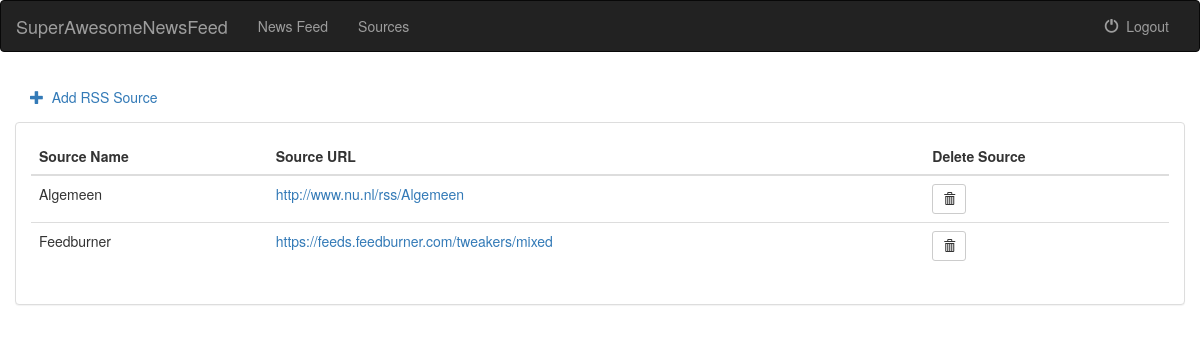
The app's page /newsfeed/sources/ (signed in) with its own data.
### newsfeed/models.py (models this page shows, shortened)
class SourceRSS(models.Model):
    user = models.ForeignKey(User, on_delete=models.CASCADE)
    source_name = models.CharField(max_length=100)
    source_url = models.URLField()
    last_modified_tag = models.CharField(max_length=50, null=True, default=None)
    last_modified_value = models.TextField(null=True, default=None)

### newsfeed/views.py (the view)
# urls.py: path('sources/', views.list_sources, name='list_sources'),
@login_required(login_url='/login/')
def list_sources(request):
    sources = SourceRSS.objects.all()
    context = {
        'sources_list': sources
    }
    return render(request, 'newsfeed/sources.html', context)

### newsfeed/templates/newsfeed/sources.html (shortened to what this page needs)
{% extends 'newsfeed/base.html' %}
{% block body %}
<div class="collapse navbar-collapse" id="sourcesNavBar">
    <ul class="nav navbar-nav navbar-left">
        <li>
            <a href="{% url 'newsfeed:add_source' %}">
                <span class="glyphicon glyphicon-plus" aria-hidden="true"></span>&nbsp; Add RSS Source
            </a>
        </li>
    </ul>
</div>
<div class="container-fluid sources-container">
    <div class="row">
        <div class="col-sm-12">
            <div class="panel panel-default">
                <div class="panel-body">
                    <table class="table">
                        <thead>
                            <tr>
                                <th>Source Name</th>
                                <th>Source URL</th>
                                <th>Delete Source</th>
                            </tr>
                        </thead>
                        <tbody>
                            {% for source in sources_list %}
                                <tr>
                                    <td>{{ source.source_name }}</td>
                                    <td><a href='{{ source.source_url }}'>{{ source.source_url }}</a></td>
                                    <td>
                                        <form action="{% url 'newsfeed:delete_source' source.id %}" method="post" style="display: inline;">
                                                <button type="submit" class="btn btn-default btn-sm">
                                                    <span class="glyphicon glyphicon-trash"></span>
                                                </button>
                                        </form>
                                    </td>
                                </tr>
                            {% endfor %}
                        </tbody>
                    </table>
                </div>
            </div>
        </div>
    </div>
</div>
{% endblock %}

### records on screen
SourceRSS: source_name "Algemeen", source_url "http://www.nu.nl/rss/Algemeen"
SourceRSS: source_name "Feedburner", source_url "https://feeds.feedburner.com/tweakers/mixed"
